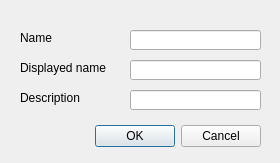
<?xml version="1.0" encoding="UTF-8"?>
<ui version="4.0">
 <class>CreateNewElementDialog</class>
 <widget class="QDialog" name="CreateNewElementDialog">
  <property name="geometry">
   <rect>
    <x>0</x>
    <y>0</y>
    <width>280</width>
    <height>163</height>
   </rect>
  </property>
  <property name="windowTitle">
   <string>Dialog</string>
  </property>
  <widget class="QDialogButtonBox" name="buttonBox">
   <property name="geometry">
    <rect>
     <x>-80</x>
     <y>120</y>
     <width>341</width>
     <height>32</height>
    </rect>
   </property>
   <property name="orientation">
    <enum>Qt::Horizontal</enum>
   </property>
   <property name="standardButtons">
    <set>QDialogButtonBox::Cancel|QDialogButtonBox::Ok</set>
   </property>
  </widget>
  <widget class="QLabel" name="label">
   <property name="geometry">
    <rect>
     <x>20</x>
     <y>30</y>
     <width>101</width>
     <height>16</height>
    </rect>
   </property>
   <property name="text">
    <string>Name</string>
   </property>
  </widget>
  <widget class="QLabel" name="label_2">
   <property name="geometry">
    <rect>
     <x>20</x>
     <y>60</y>
     <width>121</width>
     <height>16</height>
    </rect>
   </property>
   <property name="text">
    <string>Displayed name</string>
   </property>
  </widget>
  <widget class="QLabel" name="label_3">
   <property name="geometry">
    <rect>
     <x>20</x>
     <y>90</y>
     <width>101</width>
     <height>16</height>
    </rect>
   </property>
   <property name="text">
    <string>Description</string>
   </property>
  </widget>
  <widget class="QLineEdit" name="elementNameEdit">
   <property name="geometry">
    <rect>
     <x>130</x>
     <y>30</y>
     <width>131</width>
     <height>20</height>
    </rect>
   </property>
  </widget>
  <widget class="QLineEdit" name="elementDisplayedNameEdit">
   <property name="geometry">
    <rect>
     <x>130</x>
     <y>60</y>
     <width>131</width>
     <height>20</height>
    </rect>
   </property>
  </widget>
  <widget class="QLineEdit" name="elementDescriptionEdit">
   <property name="geometry">
    <rect>
     <x>130</x>
     <y>90</y>
     <width>131</width>
     <height>20</height>
    </rect>
   </property>
  </widget>
 </widget>
 <resources/>
 <connections>
  <connection>
   <sender>buttonBox</sender>
   <signal>accepted()</signal>
   <receiver>CreateNewElementDialog</receiver>
   <slot>accept()</slot>
   <hints>
    <hint type="sourcelabel">
     <x>168</x>
     <y>134</y>
    </hint>
    <hint type="destinationlabel">
     <x>157</x>
     <y>162</y>
    </hint>
   </hints>
  </connection>
  <connection>
   <sender>buttonBox</sender>
   <signal>rejected()</signal>
   <receiver>CreateNewElementDialog</receiver>
   <slot>reject()</slot>
   <hints>
    <hint type="sourcelabel">
     <x>236</x>
     <y>140</y>
    </hint>
    <hint type="destinationlabel">
     <x>286</x>
     <y>162</y>
    </hint>
   </hints>
  </connection>
 </connections>
</ui>
